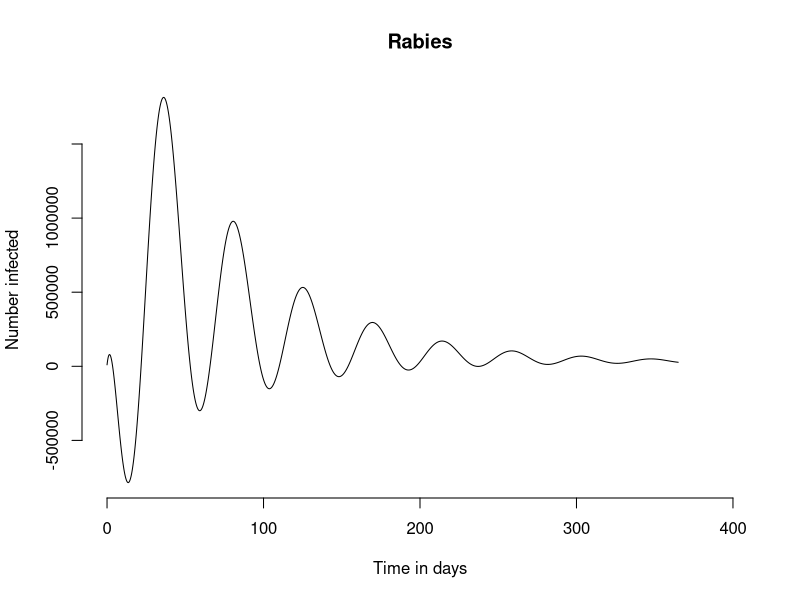

Recreate this plot in R.
rm(list=ls())

sir <- function(t,y,parms){

  with(c(as.list(y),parms),{
    dSdT <- -Lambda*S-Tau*S +Psi*V+B*N- Mu1 * S
    dEdT <- Lambda*S - Gamma*E -Mu1 * E
    dIdT <- Gamma*E-Mu1*I-Mu2*I
    dVdT <- Tau*S - Psi * V - Mu1 * V
    
    return(list(c(dSdT,dVdT,dEdT,dIdT)))
  })
}




time <- 0



N0 <- 1000000


pop.SI <- c(S = (1-0.02)*N0,
            E = (0.01)*N0,
            I = (0.01)*N0, 
            V=0 )       



values <- c(B = 0.0005,Mu1=0.005,Mu2=0.01,Psi=0.05,Tau=0.1,Lambda=0.1,Gamma=0.5, N=N0)



sir(t=time,y=pop.SI,parms=values)


delta.t <- 0.1                    

pop.next <- pop.SI + unlist(sir(t=time,y=pop.SI,parms=values)) * delta.t
pop.SI
pop.next



library(deSolve)               
time.out <- seq(0,365,0.1)  ## FIXME  

lsoda(
  y = pop.SI,               
  times = time.out,             
  func = sir,                   
  parms = values                
)

ts.sir <- data.frame(lsoda(
  y = pop.SI,               
  times = time.out,         
  func = sir,               
  parms = values            
))

head(ts.sir)

subset(ts.sir,time==365)

plot(ts.sir$time,               # Time on the x axis
     ts.sir$I,                  # Number infected (I) on the y axis
     xlab = "Time in days",     # Label the x axis
     ylab = "Number infected",  # Label the y axis
     main = "Rabies",           # Plot title
     xlim = c(0,400),           #
     type = "l",                # Use a line plot
     bty = "n")                 # Remove the box around the plot
